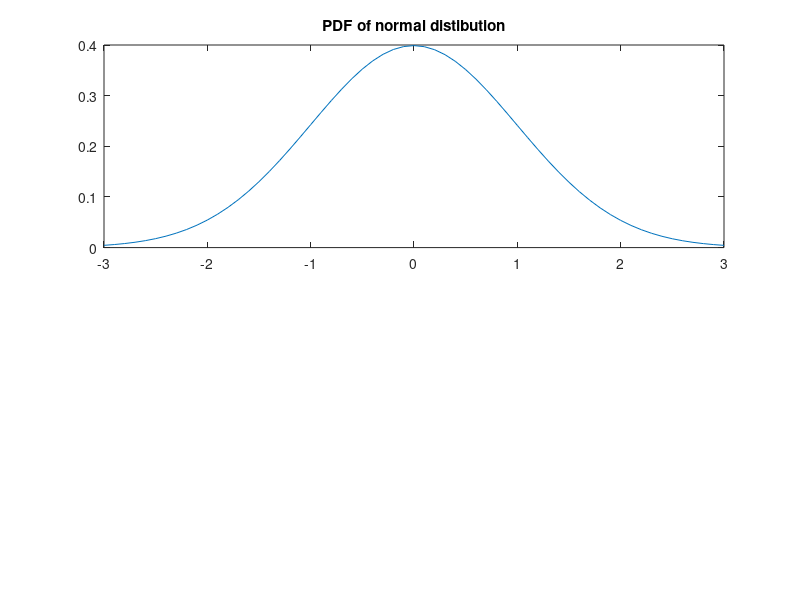

Write the MATLAB code that produced this figure. (Note: this script raises an error after producing the figure.)
clc;
clear;
close all;
N = 100000;
x = randn(1,N);
mu = mean(x);
sigma2 = var(x);
t = -3:0.1:3;
pdfn = (1./(sqrt(2.*pi.*sigma2))) .* exp(-((t-mu).*(t-mu))./(2.*sigma2) );
subplot(2,1,1);
plot(t, pdfn);
title('PDF of normal distibution');
syms t;
cdfn = inline(int((1./(sqrt(2.*pi.*sigma2))) .* exp(-((t-mu).*(t-mu))./(2.*sigma2.*sigma2) )));
t = -3:0.01:3;
subplot(2,1,2);
y = cdfn(t);
plot(t,y);
title('CDF of normal distribution');
xlabel('value');
ylabel('Probability')